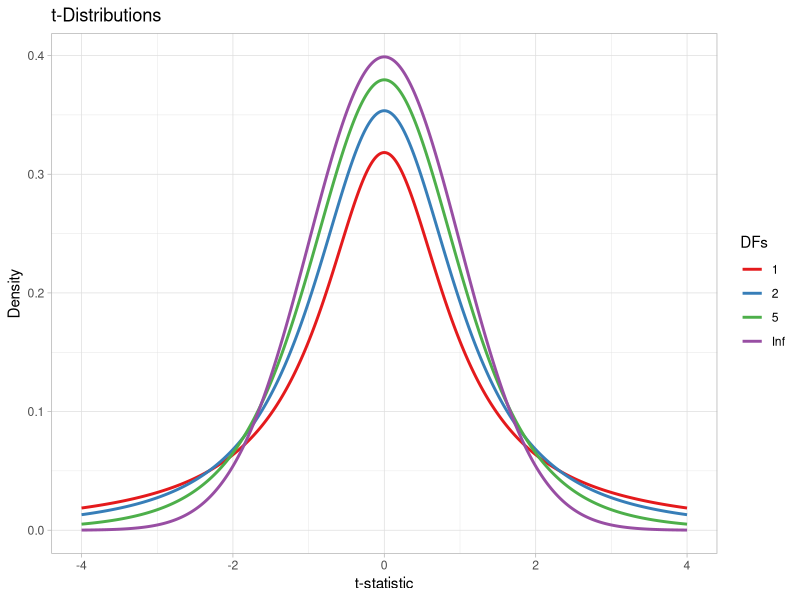
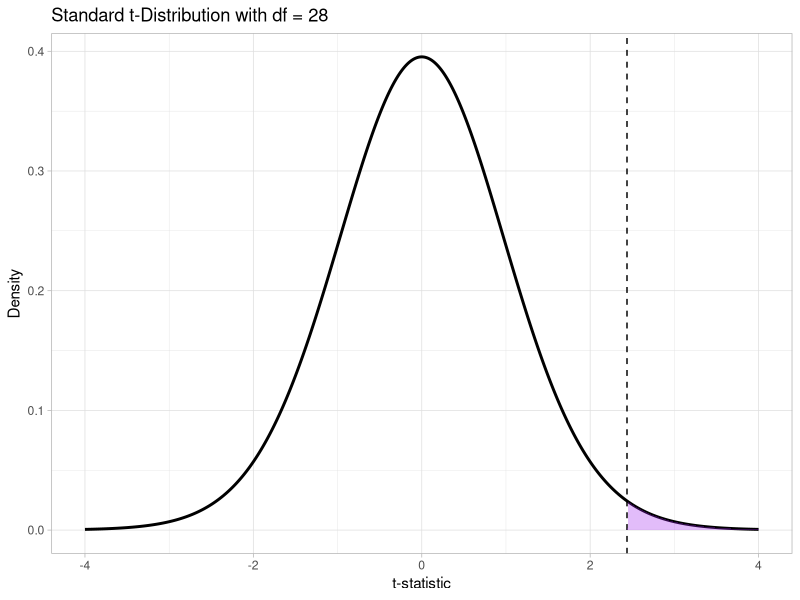

These charts were generated, in order, by the following R code:
## ---- chunk 1
#| label: setup
#| include: false

library(tidyverse)
theme_set(theme_light())

## ---- chunk 2
#| label: vdur

set.seed(2953)
# Vowel duration before voiceless consonants
vdur_vls <- rnorm(15, mean = 80, sd = 10)
vdur_voi <- rnorm(15, mean = 90, sd = 10)
## ---- chunk 3
#| label: vdur-diff

mean_vls <- mean(vdur_vls)
mean_voi <- mean(vdur_voi)

diff <- mean_voi - mean_vls
diff
## ---- chunk 4
#| label: fig-tdist
#| fig-cap: "Example *t*-distributions with different degrees of freedom and fixed mean and standard deviation (mean = 0, sd = 1)."
#| collapse: true

# Degrees of freedom to compare
dfs <- c(1, 2, 5, Inf)

# Create data
data <- tibble(df = dfs) |>
  mutate(data = map(df, ~ {
    tibble(
      x = seq(-4, 4, length.out = 500),
      y = if (is.infinite(.x)) dnorm(seq(-4, 4, length.out = 500))
          else dt(seq(-4, 4, length.out = 500), df = .x)
    )
  })) |>
  unnest(data)

# Plot
ggplot(data, aes(x = x, y = y, color = as.character(df))) +
  geom_line(linewidth = 1) +
  labs(
    title = "t-Distributions",
    x = "t-statistic", y = "Density",
    color = "DFs"
  ) +
  scale_color_brewer(palette = "Set1")
  

## ---- chunk 5
#| label: t

var_vls <- sd(vdur_vls)^2 # also var(vdur_vls)
var_voi <- sd(vdur_voi)^2 # also var(vdur_voi)

tstat <- (mean_voi - mean_vls) / sqrt((var_voi / 15) + (var_vls / 15))

tstat
## ---- chunk 6
#| label: t-test
#| collapse: true

df <- ( (var_voi/15 + var_vls/15)^2 ) / 
      ( ((var_voi/15)^2 / (15 - 1)) + ((var_vls/15)^2 / (15 - 1)) )

## ---- chunk 7
#| label: fig-tdist-2
#| fig-cap: "Standard *t*-distribution and obtained *t*-statistic."
#| collapse: true

# Create data
data <- tibble(df = df) |>
  mutate(data = map(df, ~ {
    tibble(
      x = seq(-4, 4, length.out = 500),
      y = if (is.infinite(.x)) dnorm(seq(-4, 4, length.out = 500))
          else dt(seq(-4, 4, length.out = 500), df = .x)
    )
  })) |>
  unnest(data)

# Plot
ggplot(data, aes(x = x, y = y)) +
  geom_line(linewidth = 1) +
  geom_vline(xintercept = tstat, linetype = "dashed") +
  geom_area(
    data = subset(data, x >= tstat),
    aes(x = x, y = y),
    fill = "purple", alpha = 0.3
  ) +
  labs(
    title = glue::glue("Standard t-Distribution with df = {round(df)}"),
    x = "t-statistic", y = "Density",
  )
## ---- chunk 8
#| label: pt

pvalue <- pt(tstat, df, lower.tail = FALSE)
pvalue
